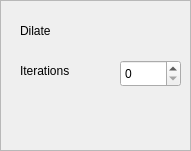
         <widget class="QFrame" name="dilateFrame">
          <property name="enabled">
           <bool>true</bool>
          </property>
          <property name="geometry">
           <rect>
            <x>280</x>
            <y>10</y>
            <width>191</width>
            <height>151</height>
           </rect>
          </property>
          <property name="frameShape">
           <enum>QFrame::StyledPanel</enum>
          </property>
          <property name="frameShadow">
           <enum>QFrame::Raised</enum>
          </property>
          <widget class="QLabel" name="label_5">
           <property name="geometry">
            <rect>
             <x>20</x>
             <y>20</y>
             <width>121</width>
             <height>21</height>
            </rect>
           </property>
           <property name="text">
            <string>Dilate</string>
           </property>
          </widget>
          <widget class="QSpinBox" name="dilateSB">
           <property name="geometry">
            <rect>
             <x>120</x>
             <y>60</y>
             <width>61</width>
             <height>27</height>
            </rect>
           </property>
           <property name="maximum">
            <number>10</number>
           </property>
          </widget>
          <widget class="QLabel" name="label_6">
           <property name="geometry">
            <rect>
             <x>20</x>
             <y>60</y>
             <width>91</width>
             <height>21</height>
            </rect>
           </property>
           <property name="text">
            <string>Iterations</string>
           </property>
          </widget>
         </widget>
